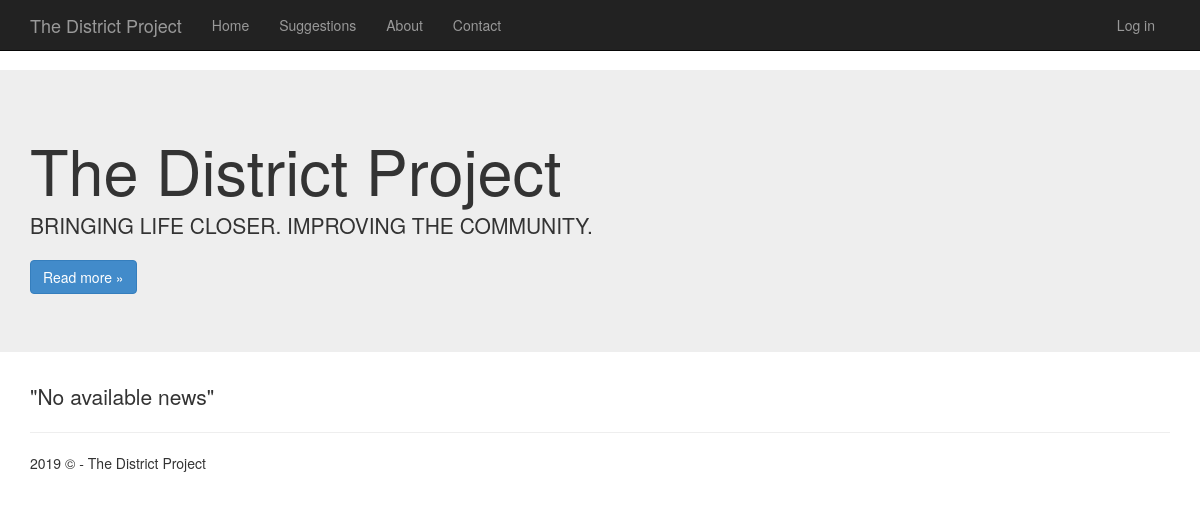
Before: / with the older database file.
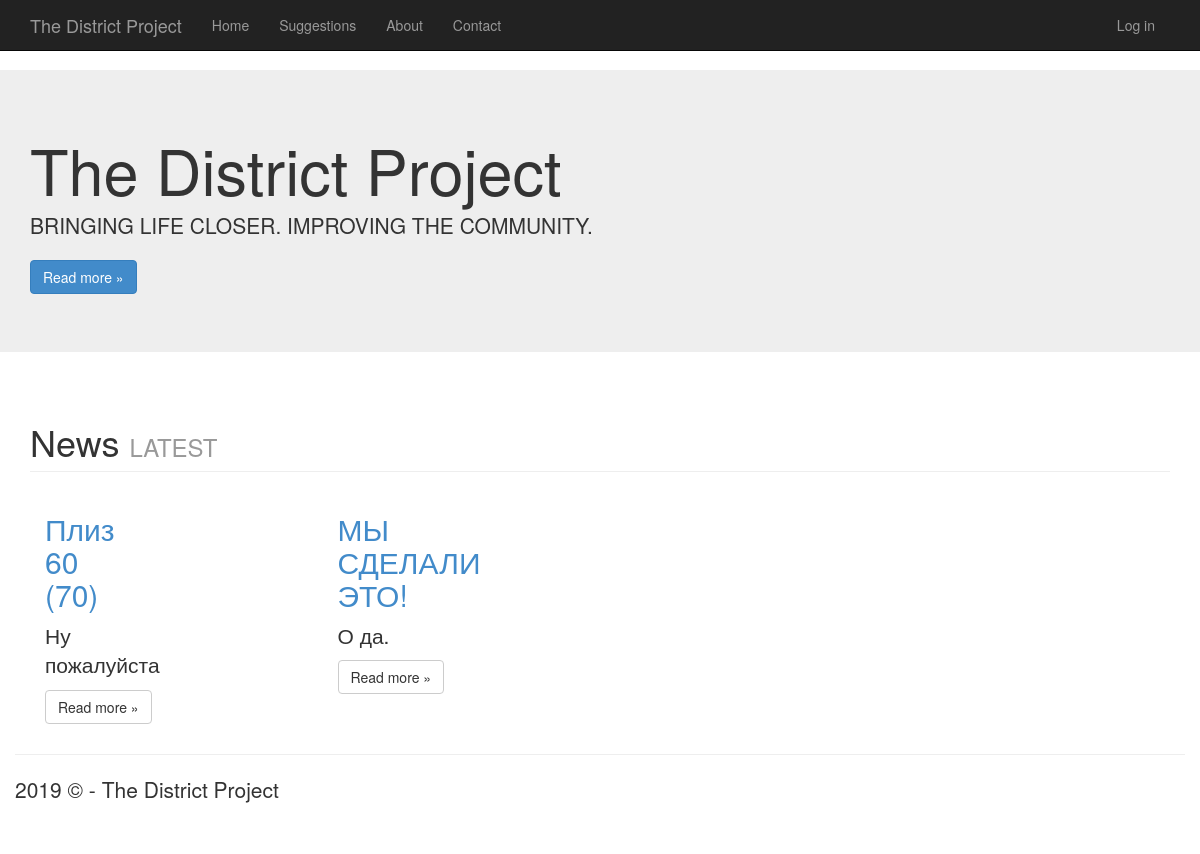
After: the same page with the newer database file.
### myApp/models.py (models this page shows, shortened)
class News(models.Model):
	news_name = models.CharField(max_length = 1000)
	news_text = models.TextField(default="")
	news_date = models.DateTimeField('Дата публикации')

### myApp/views.py (the view)
# urls.py: path('', views.home, name='home'),
def home(request):
    assert isinstance(request, HttpRequest)
    latest_news = News.objects.order_by('-news_date')[:4]
    return render(
        request,
        'app/index.html',
        {
            'latest_news':latest_news,
            'title':'Home Page',
            'year':datetime.now().year,
        }
    )

### myApp/templates/app/index.html
{% extends "app/layout.html" %}
{% block title %}
<div class="jumbotron">
    <h1>The District Project</h1>
    <p class="lead">
        BRINGING LIFE CLOSER.
        IMPROVING THE COMMUNITY.
    </p>
    <p><a href="/about" class="btn btn-primary btn-large">Read more &raquo;</a></p>
</div>
{% endblock %}
{% block content %}
<div class="lead">
    {% if latest_news %}
        <div class="row">
            <div class="col-lg-12">
                <h1 class="page-header">News
                    <small color="red">LATEST</small>
                </h1>
            </div>
        </div>
        {% for news in latest_news %}
            <div class="row">
                <div class="col-md-3 portfolio-item">
                <div class="col-md-4">
                <h2><a href="{% url 'myApp:news' %}">{{news.news_name}}</a></h2>
                <p>
                    <p>{{news.news_text|truncatewords:10}}</p>
                </p>
                <p><a class="btn btn-default" href="/">Read more &raquo;</a></p>
                </div>
            </div>
    {% endfor %}
{% else %}
      <p> "No available news" </p>
{% endif %}
</div>
{% endblock %}

### myApp/templates/app/layout.html (shortened to what this page needs)
﻿<!DOCTYPE html>
<html>
<head>
    {% load static %}
    <link rel="stylesheet" type="text/css" href="{% static 'app/content/bootstrap.min.css' %}" />
    <link rel="stylesheet" type="text/css" href="{% static 'app/content/site.css' %}" />
</head>
{% block title %}{% endblock %}
<body >
    <div class="navbar navbar-inverse navbar-fixed-top">
        <div class="container">
            <div class="navbar-header">
                <a href="/" class="navbar-brand">The District Project</a>
            </div>
            <div class="navbar-collapse collapse">
                <ul class="nav navbar-nav">
                    <li><a href="{% url 'myApp:home' %}">Home</a></li>
                    <li><a href="{% url 'indexS' %}">Suggestions</a></li>
                    <li><a href="{% url 'about' %}">About</a></li>
                    <li><a href="{% url 'contact' %}">Contact</a></li>
                </ul>
                {% include 'app/loginpartial.html' %}
            </div>
        </div>
    </div>
    <div class="container body-content">
        {% block content %}{% endblock %}
        <hr />
        <footer>
            <p>{{ year }} &copy; - The District Project</p>
        </footer>
    </div>
</body>
</html>

### myApp/templates/app/loginpartial.html
{% if user.is_authenticated %}
<form id="logoutForm" action="/logout/" method="post" class="navbar-right">
    {% csrf_token %}
    <ul class="nav navbar-nav navbar-right">
        <li><span class="navbar-brand">{{ user.username }}</span></li>
        <li><a href="javascript:document.getElementById('logoutForm').submit()">Log out</a></li>
    </ul>
</form>
{% else %}
<ul class="nav navbar-nav navbar-right">
    <li><a href="{% url 'login' %}">Log in</a></li>
</ul>
{% endif %}

### myApp/static/app/content/site.css (style rules this page uses)
body { padding-top: 50px; padding-bottom: 20px; }
.body-content { padding-left: 15px; padding-right: 15px; }

Changed rows visible on the page:
added News: news_name "Плиз 60 (70)", news_text "Ну пожалуйста"
added News: news_name "МЫ СДЕЛАЛИ ЭТО!", news_text "О да."
Other visible differences:
text no longer shown: "\"No available news\""
text now shown: "News LATEST"
